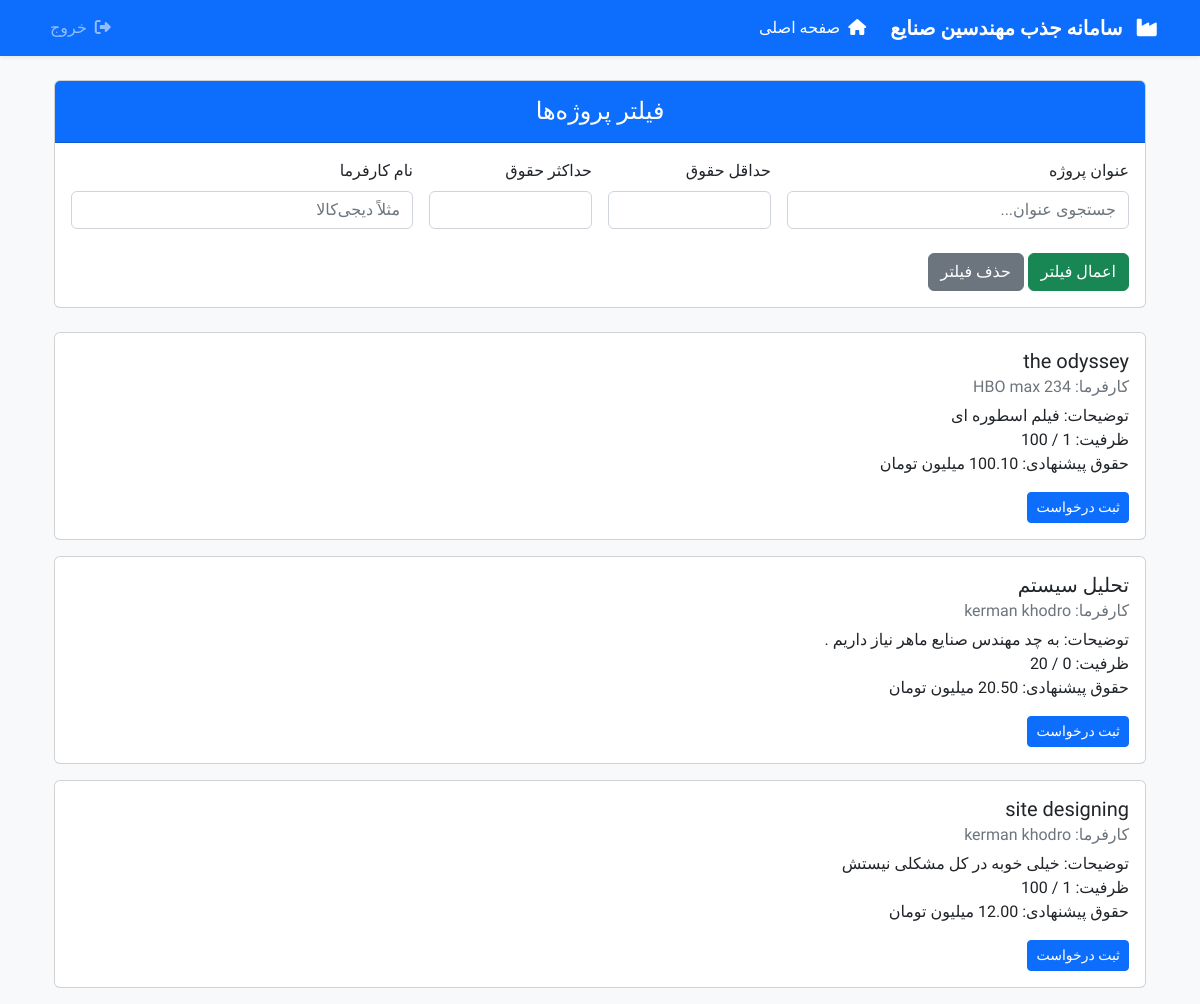
The page /projects/ (signed in) on the database its author committed.
### Recruitment/models.py (models this page shows, shortened)
class project(models.Model) :
    title = models.CharField(blank=False , null = False , verbose_name=_("عنوان پروژه"),help_text=_("عنوان پروژه نمی‌تواند خالی باشد"))
    description = models.CharField(max_length=255 , null=True , blank=True,
                                   verbose_name=_("توضیحات پروژه"),
                                   help_text=_("توضیحات اختیاری درباره پروژه (حداکثر 255 کاراکتر)"))
    required_candidates = models.PositiveIntegerField(validators=[MinValueValidator(1), MaxValueValidator(100)],
                                                      verbose_name=_("تعداد کارجو مورد نیاز"),
                                                      help_text=_("تعداد نیروی مورد نیاز برای پروژه (حداکثر 100 نفر)"))
    employer = models.ForeignKey("Employer" ,on_delete=models.CASCADE,verbose_name=_("کارفرما"),related_name='projects')
    salary = models.DecimalField(decimal_places=2 , max_digits=10 , default=0.00,
                                 verbose_name=_("حقوق پیشنهادی (معیار دلخواه)"),
                                 help_text=_("حقوق پیشنهادی به میلیون تومان"))
    created_at = models.DateTimeField(auto_now_add=True ,verbose_name=_("تاریخ ایجاد پروژه"))
    class Meta :
        verbose_name = _("پروژه")
        verbose_name_plural = _("پروژه‌ها")
        ordering = ['-created_at']
        constraints = [models.CheckConstraint( check = models.Q(required_candidates__lte=100), name="max_required_candidates")]

class Employer(models.Model) :
    user = models.OneToOneField(User ,on_delete=models.CASCADE,
                                verbose_name=_('کاربر سیستم'),
                                help_text=_('حساب کاربری مرتبط بااین کارفرما'))
    name_validator = RegexValidator(
        regex=r'^[آ-ی\s]+\s+[آ-ی\s]+$',
        message="نام باید فقط شامل حروف فارسی و یک فاصله باشد."
    )
    full_name = models.CharField(max_length=100, validators=[name_validator], verbose_name=_("نام و نام خانوادگی"),null = True , blank = True)
    company_name = models.CharField(blank = False,
                                    null = False,unique=True,
                                    verbose_name=_('نام شرکت'),
                                    help_text=_('نام رسمی شرکت یا سازمان (حداکثر 20 کاراکتر)'),
                                    validators=[MaxLengthValidator(limit_value=20,message=_('نام شرکت نمی‌تواند بیش از 20 کاراکتر باشد'))],
                                    error_messages={'unique': _('این نام شرکت قبلاً ثبت شده است')})
    phone_validator = RegexValidator(
        regex=r'^09\d{9}$', # \d{9} → only 9 charachters after 09
        message="شماره موبایل باید با '09' شروع شده و دقیقا 11 عدد باشد")
    phone_number = models.CharField(max_length=11,
                                    verbose_name=_('شماره موبایل'),
                                    help_text=_('شماره تماس با فرمت ۰۹۱۲۳۴۵۶۷۸۹'),
                                    unique=True,
                                    validators=[phone_validator], null = False , blank = False)
    class Meta:
        verbose_name = "کارفرما"  # نمایش در عنوان پنل ادمین
        verbose_name_plural = "کارفرماها"  # نمایش به صورت جمع
        ordering = ['company_name']  # مرتب‌سازی بر اساس نام شرکت
        db_table = 'employers'  # نام جدول در دیتابیس
        constraints = [models.UniqueConstraint(fields=['phone_number'],name='unique_phone')]

### Recruitment/views.py (the view)
# urls.py: path('projects/', views.project_list_view, name='job_project-list'),
@login_required
@jobseeker_required
def project_list_view(request):
    jobseeker = get_object_or_404(Jobseeker, user=request.user)
    applied_projects = Application.objects.filter(job_seeker=jobseeker).values_list('project_id', flat=True)
    Project = project.objects.all()
    title = request.GET.get('title')
    min_salary = request.GET.get('min_salary')
    max_salary = request.GET.get('max_salary')
    employer = request.GET.get('employer')
    only_available = request.GET.get('only_available')
    only_not_applied = request.GET.get('only_not_applied')
    filters = Q()
    if title:
        filters &= Q(title__icontains=title)
    if min_salary:
        filters &= Q(salary__gte=min_salary)
    if max_salary:
        filters &= Q(salary__lte=max_salary)
    if employer:
        filters &= Q(employer__company_name__icontains=employer)
    Project = Project.filter(filters)
    if only_available:
        Project = [p for p in Project if p.applications.count() < p.required_candidates]
    if only_not_applied:
        Project = [p for p in Project if p.id not in applied_projects]
    return render(request, 'jobseeker/project_list.html', {
        'projects': Project,
        'applied_projects': applied_projects,
    })

### Recruitment/templates/jobseeker/project_list.html (shortened to what this page needs)
{% extends 'base2.html' %}
{% block content %}
<div class="container mt-4">
  <div class="card mb-4">
    <div class="card-header bg-primary text-white py-3">
      <h4 class="text-center mb-0">فیلتر پروژه‌ها</h4>
    </div>
    <div class="card-body">
      <form method="get" class="row g-3">
        <div class="col-md-4">
          <label class="form-label">عنوان پروژه</label>
          <input type="text" name="title" class="form-control" placeholder="جستجوی عنوان..." value="{{ request.GET.q }}">
        </div>
        <div class="col-md-2">
          <label class="form-label">حداقل حقوق</label>
          <input type="number" step="0.01" name="min_salary" class="form-control" value="{{ request.GET.min_salary }}">
        </div>
        <div class="col-md-2">
          <label class="form-label">حداکثر حقوق</label>
          <input type="number" step="0.01" name="max_salary" class="form-control" value="{{ request.GET.max_salary }}">
        </div>
        <div class="col-md-4">
          <label class="form-label">نام کارفرما</label>
          <input type="text" name="employer" class="form-control" placeholder="مثلاً دیجی‌کالا" value="{{ request.GET.employer }}">
        </div>
        <div class="col-md-6 text-start mt-4">
          <button type="submit" class="btn btn-success">اعمال فیلتر</button>
          <a href="{% url 'job_project-list' %}" class="btn btn-secondary">حذف فیلتر</a>
        </div>
      </form>
    </div>
  </div>
  {% for Project in projects %}
  <div class="card mb-3">
    <div class="card-body">
      <h5 class="card-title">{{ Project.title }}</h5>
      <h6 class="card-subtitle mb-2 text-muted">کارفرما: {{ Project.employer.company_name }}</h6>
      <p class="card-text">
        توضیحات: {{ Project.description|default:"-" }}<br>
        ظرفیت: {{ Project.applications.count }} / {{ Project.required_candidates }}<br>
        حقوق پیشنهادی: {{ Project.salary }} میلیون تومان
      </p>
      {% if Project.id in applied_projects %}
        <form method="post" action="{% url 'withdraw-application' Project.id %}" class="mb-2" onsubmit="return confirm('آیا از انصراف اطمینان دارید؟');">
          {% csrf_token %}
          <button type="submit" class="btn btn-outline-danger btn-sm">انصراف از درخواست</button>
        </form>
        <p class="text-success">شما قبلاً درخواست داده‌اید.</p>
      {% elif Project.applications.count >= Project.required_candidates %}
        <p class="text-danger">ظرفیت این پروژه تکمیل شده است.</p>
      {% else %}
        <form method="post" action="{% url 'apply-to-project' Project.id %}">
          <button type="submit" class="btn btn-primary btn-sm">ثبت درخواست</button>
        </form>
      {% endif %}
    </div>
  </div>
  {% empty %}
  <p>هیچ پروژه‌ای مطابق فیلترهای شما پیدا نشد.</p>
  {% endfor %}
</div>
{% endblock %}

### Recruitment/templates/base2.html (shortened to what this page needs)
<!DOCTYPE html>
<html lang="fa" dir="rtl">
<head>
    <link href="https://cdn.jsdelivr.net/npm/bootstrap@5.2.0/dist/css/bootstrap.rtl.min.css" rel="stylesheet">
    <link rel="stylesheet" href="https://cdnjs.cloudflare.com/ajax/libs/font-awesome/6.4.0/css/all.min.css">
</head>
<body>
    <nav class="navbar navbar-expand-lg navbar-dark bg-primary shadow-sm">
        <div class="container">
            <a class="navbar-brand" href="{% url 'home' %}">
                <i class="fas fa-industry me-2"></i>
                سامانه جذب مهندسین صنایع
            </a>
            <div class="collapse navbar-collapse" id="navbarNav">
                <ul class="navbar-nav me-auto">
                    <li class="nav-item">
                        <a class="nav-link active" href="{% url 'home' %}">
                            <i class="fas fa-home me-1"></i> صفحه اصلی
                        </a>
                    </li>
                </ul>
                <ul class="navbar-nav">
                    {% if user.is_authenticated %}
                    <li class="nav-item">
                        <a class="nav-link" href="{% url 'logout' %}">
                            <i class="fas fa-sign-out-alt me-1"></i> خروج
                        </a>
                    </li>
                    {% endif %}
                </ul>
            </div>
        </div>
    </nav>
    <div class="container mt-4">
        {% block content %}{% endblock %}
    </div>
</body>
</html>

### Recruitment/templates/base2.html (style rules this page uses)
body { font-family: 'Vazirmatn', sans-serif; background-color: #f8f9fa; }
.navbar-brand { font-weight: 700; }

### rows shown on the page
project: title "the odyssey", employer.company_name "HBO max 234", description "فیلم اسطوره ای", required_candidates "100", shows "ثبت درخواست"
project: title "تحلیل سیستم", employer.company_name "kerman khodro", description "به چد مهندس صنایع ماهر نیاز داریم .", required_candidates "20", salary "20.50", shows "ثبت درخواست"
project: title "site designing", employer.company_name "kerman khodro", description "خیلی خوبه در کل مشکلی نیستش", required_candidates "100", shows "ثبت درخواست"
